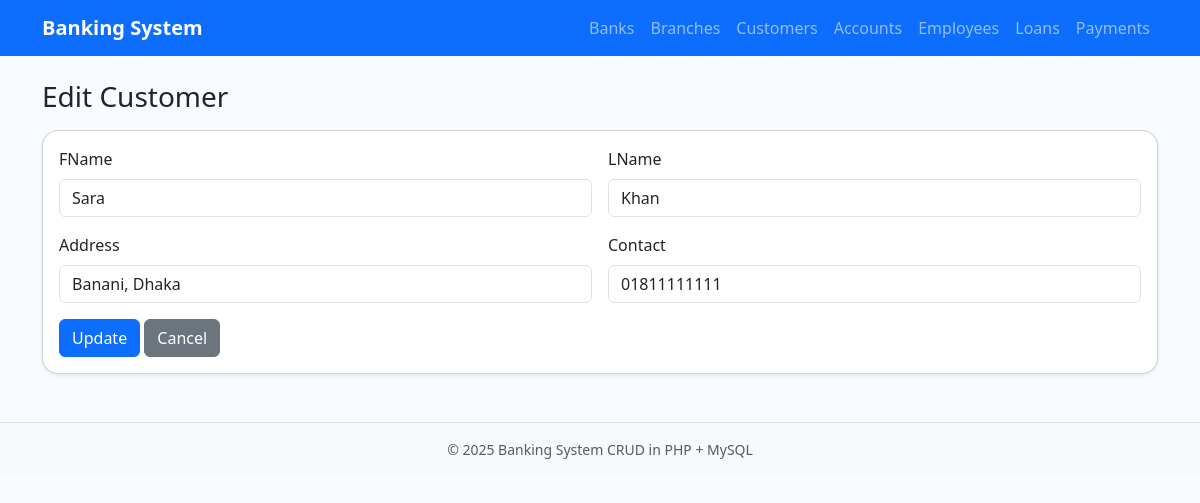
The app's page /banking_system/customer/edit.php?id=2 with its own data.
### tables this page shows
CREATE TABLE Customer (
    CustID INT AUTO_INCREMENT PRIMARY KEY,
    FName VARCHAR(50) NOT NULL,
    LName VARCHAR(50) NOT NULL,
    Address VARCHAR(200) NOT NULL,
    Contact VARCHAR(20) NOT NULL
);

### banking_system/customer/edit.php (the view, shortened to what this page needs)
<?php require_once __DIR__ . '/../config/db.php'; ?>
<?php
$id = $_GET['id'] ?? null;
$rec = $conn->query("SELECT * FROM customer WHERE CustID=".(int)$id)->fetch_assoc();
?>
<?php include __DIR__ . '/../includes/header.php'; ?>
<h3 class="mb-3 text-capitalize">Edit customer</h3>
<form method="post" class="card p-3 shadow-sm">
  <div class="row g-3">
    <div class="col-md-6">
      <label class="form-label">FName</label>
      <input type="text" name="FName" class="form-control" value="<?php echo htmlspecialchars($rec['FName']); ?>" required>
    </div>
    <div class="col-md-6">
      <label class="form-label">LName</label>
      <input type="text" name="LName" class="form-control" value="<?php echo htmlspecialchars($rec['LName']); ?>" required>
    </div>
    <div class="col-md-6">
      <label class="form-label">Address</label>
      <input type="text" name="Address" class="form-control" value="<?php echo htmlspecialchars($rec['Address']); ?>" required>
    </div>
    <div class="col-md-6">
      <label class="form-label">Contact</label>
      <input type="text" name="Contact" class="form-control" value="<?php echo htmlspecialchars($rec['Contact']); ?>" required>
    </div>
  </div>
  <div class="mt-3">
    <button class="btn btn-primary">Update</button>
    <a href="list.php" class="btn btn-secondary">Cancel</a>
  </div>
</form>
<?php include __DIR__ . '/../includes/footer.php'; ?>

### banking_system/assets/css/style.css (style rules this page uses)
body { background: #f8fbff; }
.card { border-radius: 1rem; }

### records on screen
customer: FName "Sara", LName "Khan", Address "Banani, Dhaka", Contact "01811111111"
